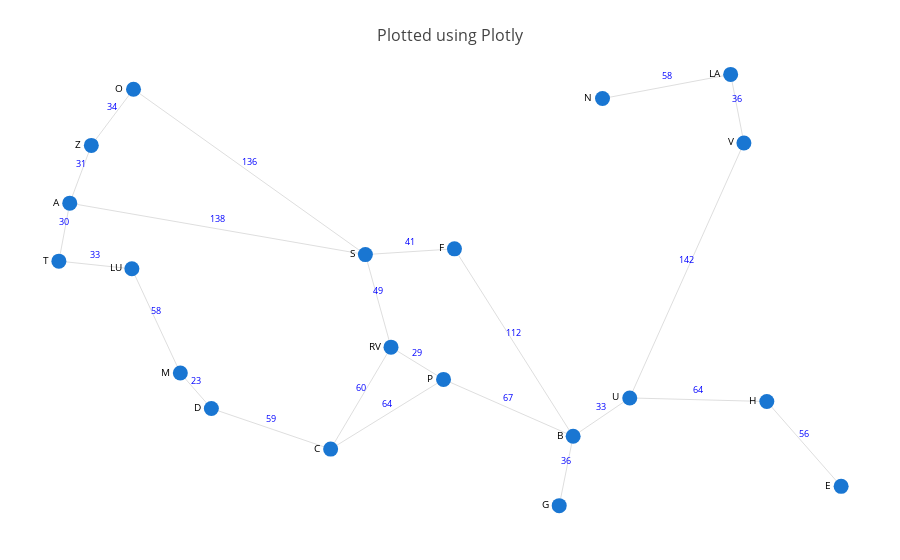

The cell this chart's notebook holds for it:
### Markdown cell above
Wouldn't it better if our algorithm finds this shortest path than just a path that takes us to the goal? This is what A star achieves. 

A star does this by incorporating a pending estimate to the goal every time we choose next best node to hop to.

That is, every time we add a new node to the queue with total cost to arrive there, we will also now include

**new_cost = total_cost + pending_estimation_to_goal**

Shortly
**f(n) = g(n) + h(n)**

where
f(n) is new cost calculated for node being added to Q
g(n) is total cost so far from start to this node that is being added to Q
h(n) is the pending estimation from this node being added to Q to the goal 

h(n) is called the heuristic function. The efficiency of algorithm depends on how good the heuristic fucntion is. 

Heuristic function for a goal location in map could be its straight line distance from start location. So we will modify our map
1) to be relatively placed according to their (latitude, longitude)
2) Distance between connected cities calculated as straight line distance, shortly called SLD
3) Heuristic Distance from start city to goal city h(n) shall be calculated again as straight line distance

Note that we do SLD because, between 2 points in a reference spatial system, the shortest distance is always the straight line between them. This way, **our h(n) would be always less than actual distance** thus, every moment we have to decide next node, it makes sense to choose least cost path f(n). 

Also, connected cities taken as SLDs to have equal weightage for both g(n) and h(n). This changes the already seen costs between cities earlier.

Below is modified map using Plotly and networkx libraries. Note our dictionary also now has been modified to include only lat,lon and neighbours, since its no more needed to hard code position (as they are calculated as SLDs anyway).

### Code cell
from helper_parthi2929 import *


romania_location_map = {
    'A' : {'pos': (21.31227,46.18656), 'connections': ['S','T','Z'] },
    'S' : {'pos': (24.12558,45.79833), 'connections': ['F','RV','O'] },
    'Z' : {'pos': (21.51742,46.62251), 'connections': ['O'] },
    'T' : {'pos': (21.20868,45.74887), 'connections': ['LU'] },
    'O' : {'pos': (21.91894,47.04650), 'connections': [] },
    'F' : {'pos': (24.97310,45.84164), 'connections': ['B'] },
    'LU' : {'pos': (21.90346,45.69099), 'connections': ['M'] },
    'RV' : {'pos': (24.36932,45.09968), 'connections': ['C','P'] },
    'M' : {'pos': (22.36452,44.90411), 'connections': ['D'] },
    'D' : {'pos': (22.65973,44.63692), 'connections': ['C'] },
    'C' : {'pos': (23.79488,44.33018), 'connections': [] },
    'P' : {'pos': (24.86918,44.85648), 'connections': ['B','C'] },
    'B' : {'pos': (26.10254,44.42677), 'connections': ['G','U'] },
    'G' : {'pos': (25.96993,43.90371), 'connections': [] },
    'U' : {'pos': (26.64112,44.71653), 'connections': ['H','V'] },
    'V' : {'pos': (27.72765,46.64069), 'connections': ['LA'] },
    'LA' : {'pos':(27.60144,47.15845), 'connections': ['N'] },
    'N' : {'pos': (26.38188,46.97587), 'connections': [] },
    'H' : {'pos': (27.94566,44.68935), 'connections': ['E'] },
    'E' : {'pos': (28.65273,44.04911), 'connections': [] }
}

graph = load_map_graph(romania_location_map)
#show_map(graph, start='A',goal='B',path=['A','S','F','B'],SLDTarget='B')
show_map(graph)

### Figure 1 — Plotly figure (JSON) as saved in the notebook; plotly's stock layout.template omitted (floating-point values rounded to 4 significant figures)
{"data": [{"hoverinfo": "none", "line": {"color": "#BDBDBD", "width": 0.5}, "mode": "lines+text", "text": [], "type": "scatter", "x": [21.31, 24.13, null, 21.31, 21.21, null, 21.31, 21.52, null, 24.13, 24.97, null, 24.13, 24.37, null, 24.13, 21.92, null, 21.52, 21.92, null, 21.21, 21.9, null, 24.97, 26.1, null, 21.9, 22.36, null, 24.37, 23.79, null, 24.37, 24.87, null, 22.36, 22.66, null, 22.66, 23.79, null, 23.79, 24.87, null, 24.87, 26.1, null, 26.1, 25.97, null, 26.1, 26.64, null, 26.64, 27.95, null, 26.64, 27.73, null, 27.73, 27.6, null, 27.6, 26.38, null, 27.95, 28.65, null], "y": [46.19, 45.8, null, 46.19, 45.75, null, 46.19, 46.62, null, 45.8, 45.84, null, 45.8, 45.1, null, 45.8, 47.05, null, 46.62, 47.05, null, 45.75, 45.69, null, 45.84, 44.43, null, 45.69, 44.9, null, 45.1, 44.33, null, 45.1, 44.86, null, 44.9, 44.64, null, 44.64, 44.33, null, 44.33, 44.86, null, 44.86, 44.43, null, 44.43, 43.9, null, 44.43, 44.72, null, 44.72, 44.69, null, 44.72, 46.64, null, 46.64, 47.16, null, 47.16, 46.98, null, 44.69, 44.05, null]}, {"hoverinfo": "none", "marker": {"color": ["#1976D2", "#1976D2", "#1976D2", "#1976D2", "#1976D2", "#1976D2", "#1976D2", "#1976D2", "#1976D2", "#1976D2", "#1976D2", "#1976D2", "#1976D2", "#1976D2", "#1976D2", "#1976D2", "#1976D2", "#1976D2", "#1976D2", "#1976D2"], "colorbar": {"thickness": 5, "title": "Node Connections", "titleside": "left", "xanchor": "left"}, "colorscale": "Hot", "line": {"width": 0}, "reversescale": true, "showscale": false, "size": 15}, "mode": "markers+text", "text": ["A", "S", "Z", "T", "O", "F", "LU", "RV", "M", "D", "C", "P", "B", "G", "U", "V", "LA", "N", "H", "E"], "textfont": {"color": "black", "size": 10}, "textposition": "left", "type": "scatter", "x": [21.31, 24.13, 21.52, 21.21, 21.92, 24.97, 21.9, 24.37, 22.36, 22.66, 23.79, 24.87, 26.1, 25.97, 26.64, 27.73, 27.6, 26.38, 27.95, 28.65], "y": [46.19, 45.8, 46.62, 45.75, 47.05, 45.84, 45.69, 45.1, 44.9, 44.64, 44.33, 44.86, 44.43, 43.9, 44.72, 46.64, 47.16, 46.98, 44.69, 44.05]}, {"hoverinfo": "none", "marker": {"opacity": 0}, "mode": "markers+text", "text": [138, 30, 31, 41, 49, 136, 34, 33, 112, 58, 60, 29, 23, 59, 64, 67, 36, 33, 64, 142, 36, 58, 56], "textfont": {"color": "blue", "size": 9}, "textposition": "top", "type": "scatter", "x": [22.72, 21.26, 21.41, 24.55, 24.25, 23.02, 21.72, 21.56, 25.54, 22.13, 24.08, 24.62, 22.51, 23.23, 24.33, 25.49, 26.04, 26.37, 27.29, 27.18, 27.66, 26.99, 28.3], "y": [45.99, 45.97, 46.4, 45.82, 45.45, 46.42, 46.83, 45.72, 45.13, 45.3, 44.71, 44.98, 44.77, 44.48, 44.59, 44.64, 44.17, 44.57, 44.7, 45.68, 46.9, 47.07, 44.37]}, {"hoverinfo": "none", "line": {"width": 1}, "marker": {"opacity": 0, "size": 15}, "mode": "markers+text", "text": [], "textfont": {"color": "red", "size": 9}, "textposition": "top", "type": "scatter", "x": [], "y": []}], "layout": {"autosize": true, "hovermode": "closest", "margin": {"b": 20, "l": 5, "r": 5, "t": 40}, "showlegend": false, "title": "<br>Plotted using Plotly", "titlefont": {"size": 16}, "xaxis": {"showgrid": false, "showticklabels": false, "zeroline": false}, "yaxis": {"showgrid": false, "showticklabels": false, "zeroline": false}}}
